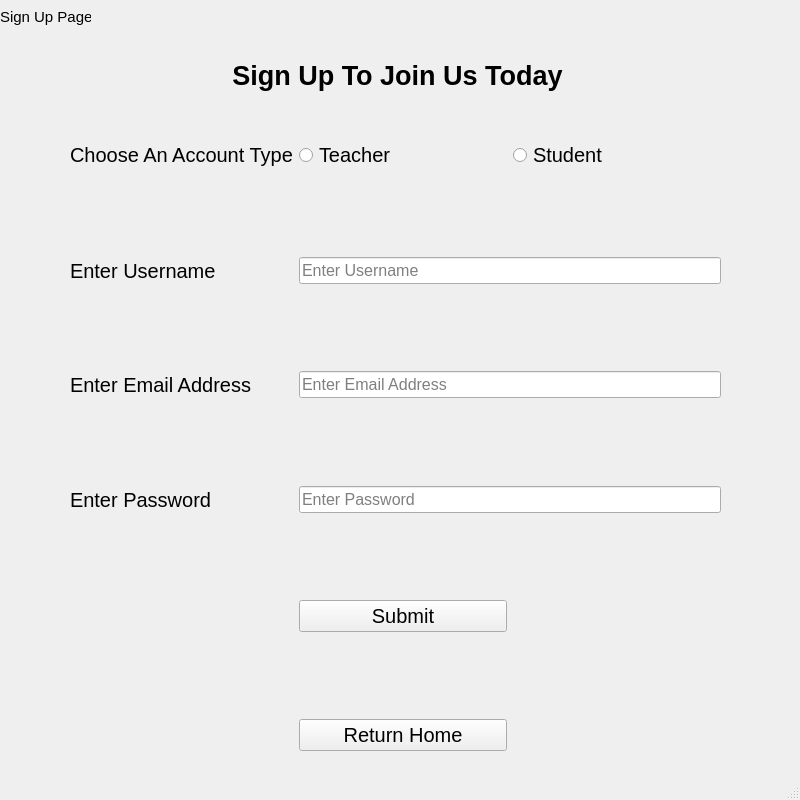
<?xml version="1.0" encoding="UTF-8"?>
<ui version="4.0">
 <class>MainWindow</class>
 <widget class="QMainWindow" name="MainWindow">
  <property name="geometry">
   <rect>
    <x>0</x>
    <y>0</y>
    <width>800</width>
    <height>800</height>
   </rect>
  </property>
  <property name="sizePolicy">
   <sizepolicy hsizetype="Fixed" vsizetype="Fixed">
    <horstretch>0</horstretch>
    <verstretch>0</verstretch>
   </sizepolicy>
  </property>
  <property name="minimumSize">
   <size>
    <width>800</width>
    <height>800</height>
   </size>
  </property>
  <property name="maximumSize">
   <size>
    <width>800</width>
    <height>800</height>
   </size>
  </property>
  <property name="windowTitle">
   <string>MainWindow</string>
  </property>
  <widget class="QWidget" name="centralwidget">
   <widget class="QLabel" name="labelForPage_2">
    <property name="geometry">
     <rect>
      <x>0</x>
      <y>0</y>
      <width>91</width>
      <height>33</height>
     </rect>
    </property>
    <property name="font">
     <font>
      <pointsize>11</pointsize>
      <weight>50</weight>
      <bold>false</bold>
      <kerning>true</kerning>
     </font>
    </property>
    <property name="tabletTracking">
     <bool>false</bool>
    </property>
    <property name="layoutDirection">
     <enum>Qt::LeftToRight</enum>
    </property>
    <property name="styleSheet">
     <string notr="true"/>
    </property>
    <property name="text">
     <string>Sign Up Page</string>
    </property>
   </widget>
   <widget class="QWidget" name="verticalLayoutWidget_2">
    <property name="geometry">
     <rect>
      <x>72</x>
      <y>40</y>
      <width>651</width>
      <height>71</height>
     </rect>
    </property>
    <layout class="QVBoxLayout" name="welcomeLayout_2">
     <item>
      <widget class="QLabel" name="welcomeHeader_2">
       <property name="font">
        <font>
         <pointsize>20</pointsize>
         <weight>75</weight>
         <bold>true</bold>
        </font>
       </property>
       <property name="mouseTracking">
        <bool>true</bool>
       </property>
       <property name="layoutDirection">
        <enum>Qt::LeftToRight</enum>
       </property>
       <property name="styleSheet">
        <string notr="true"/>
       </property>
       <property name="text">
        <string>Sign Up To Join Us Today</string>
       </property>
       <property name="alignment">
        <set>Qt::AlignCenter</set>
       </property>
      </widget>
     </item>
    </layout>
   </widget>
   <widget class="QWidget" name="gridLayoutWidget">
    <property name="geometry">
     <rect>
      <x>70</x>
      <y>140</y>
      <width>651</width>
      <height>611</height>
     </rect>
    </property>
    <layout class="QGridLayout" name="gridLayout">
     <item row="0" column="0">
      <widget class="QLabel" name="accountTypePrompt">
       <property name="font">
        <font>
         <pointsize>15</pointsize>
        </font>
       </property>
       <property name="text">
        <string>Choose An Account Type</string>
       </property>
      </widget>
     </item>
     <item row="8" column="0">
      <widget class="QLabel" name="emailAddressPrompt_2">
       <property name="font">
        <font>
         <pointsize>15</pointsize>
        </font>
       </property>
       <property name="text">
        <string>Enter Password</string>
       </property>
      </widget>
     </item>
     <item row="3" column="0">
      <widget class="QLabel" name="enterUsernamePrompt">
       <property name="font">
        <font>
         <pointsize>15</pointsize>
        </font>
       </property>
       <property name="text">
        <string>Enter Username</string>
       </property>
      </widget>
     </item>
     <item row="5" column="0">
      <widget class="QLabel" name="emailAddressPrompt">
       <property name="font">
        <font>
         <pointsize>15</pointsize>
        </font>
       </property>
       <property name="text">
        <string>Enter Email Address</string>
       </property>
      </widget>
     </item>
     <item row="8" column="1" colspan="2">
      <widget class="QLineEdit" name="passwordEnter">
       <property name="font">
        <font>
         <pointsize>12</pointsize>
        </font>
       </property>
       <property name="placeholderText">
        <string>Enter Password</string>
       </property>
      </widget>
     </item>
     <item row="0" column="2">
      <widget class="QRadioButton" name="studentRadio">
       <property name="font">
        <font>
         <pointsize>15</pointsize>
        </font>
       </property>
       <property name="text">
        <string>Student</string>
       </property>
       <property name="checkable">
        <bool>true</bool>
       </property>
       <property name="checked">
        <bool>false</bool>
       </property>
      </widget>
     </item>
     <item row="0" column="1">
      <widget class="QRadioButton" name="teacherRadio">
       <property name="font">
        <font>
         <pointsize>15</pointsize>
        </font>
       </property>
       <property name="text">
        <string>Teacher</string>
       </property>
      </widget>
     </item>
     <item row="11" column="1">
      <widget class="QPushButton" name="submitButton">
       <property name="font">
        <font>
         <pointsize>15</pointsize>
        </font>
       </property>
       <property name="text">
        <string>Submit</string>
       </property>
      </widget>
     </item>
     <item row="3" column="1" colspan="2">
      <widget class="QLineEdit" name="usernameEnter">
       <property name="font">
        <font>
         <pointsize>12</pointsize>
        </font>
       </property>
       <property name="text">
        <string/>
       </property>
       <property name="placeholderText">
        <string>Enter Username</string>
       </property>
      </widget>
     </item>
     <item row="6" column="1">
      <spacer name="verticalSpacer_3">
       <property name="orientation">
        <enum>Qt::Vertical</enum>
       </property>
       <property name="sizeHint" stdset="0">
        <size>
         <width>20</width>
         <height>40</height>
        </size>
       </property>
      </spacer>
     </item>
     <item row="1" column="1">
      <spacer name="verticalSpacer_4">
       <property name="orientation">
        <enum>Qt::Vertical</enum>
       </property>
       <property name="sizeHint" stdset="0">
        <size>
         <width>20</width>
         <height>40</height>
        </size>
       </property>
      </spacer>
     </item>
     <item row="10" column="1">
      <spacer name="verticalSpacer_9">
       <property name="orientation">
        <enum>Qt::Vertical</enum>
       </property>
       <property name="sizeHint" stdset="0">
        <size>
         <width>20</width>
         <height>40</height>
        </size>
       </property>
      </spacer>
     </item>
     <item row="5" column="1" colspan="2">
      <widget class="QLineEdit" name="emailEnter">
       <property name="font">
        <font>
         <pointsize>12</pointsize>
        </font>
       </property>
       <property name="placeholderText">
        <string>Enter Email Address</string>
       </property>
      </widget>
     </item>
     <item row="13" column="1">
      <widget class="QPushButton" name="returnHome">
       <property name="font">
        <font>
         <pointsize>15</pointsize>
        </font>
       </property>
       <property name="text">
        <string>Return Home</string>
       </property>
      </widget>
     </item>
     <item row="4" column="1">
      <spacer name="verticalSpacer_5">
       <property name="orientation">
        <enum>Qt::Vertical</enum>
       </property>
       <property name="sizeHint" stdset="0">
        <size>
         <width>20</width>
         <height>40</height>
        </size>
       </property>
      </spacer>
     </item>
     <item row="12" column="1">
      <spacer name="verticalSpacer_10">
       <property name="orientation">
        <enum>Qt::Vertical</enum>
       </property>
       <property name="sizeHint" stdset="0">
        <size>
         <width>20</width>
         <height>40</height>
        </size>
       </property>
      </spacer>
     </item>
    </layout>
   </widget>
  </widget>
  <widget class="QMenuBar" name="menubar">
   <property name="geometry">
    <rect>
     <x>0</x>
     <y>0</y>
     <width>800</width>
     <height>21</height>
    </rect>
   </property>
  </widget>
  <widget class="QStatusBar" name="statusbar"/>
 </widget>
 <resources/>
 <connections/>
</ui>
